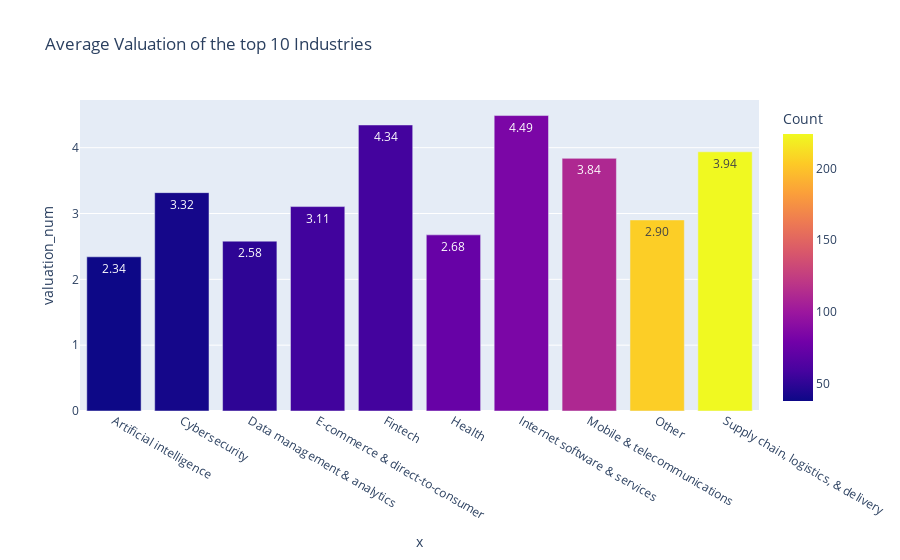

The code cell stored with this chart in its notebook:
### Code cell
industry = companies.loc[companies['Industry'].isin(companies['Industry'].value_counts().index[:10])]
industryvalues = industry.groupby('Industry')['valuation_num'].mean().to_frame()
industryvalues['Count'] = industry['Industry'].value_counts()

fig = px.bar(industryvalues.sort_values('Count') ,x=industryvalues.index,y='valuation_num', text_auto='.3s',
             title='Average Valuation of the top 10 Industries',color='Count', color_discrete_sequence=px.colors.qualitative.D3)
fig.update_traces(textposition='inside',cliponaxis=False, textangle=0)
fig.show()

### Figure 1 — Plotly figure (JSON) as saved in the notebook; plotly's stock layout.template omitted (floating-point values rounded to 4 significant figures)
{"data": [{"alignmentgroup": "True", "cliponaxis": false, "hovertemplate": "x=%{x}<br>valuation_num=%{y}<br>Count=%{marker.color}<extra></extra>", "legendgroup": "", "marker": {"color": [38, 41, 50, 57, 58, 74, 84, 111, 205, 224], "coloraxis": "coloraxis", "pattern": {"shape": ""}}, "name": "", "offsetgroup": "", "orientation": "v", "showlegend": false, "textangle": 0, "textposition": "inside", "texttemplate": "%{y:.3s}", "type": "bar", "x": ["Artificial intelligence", "Cybersecurity", "Data management & analytics", "E-commerce & direct-to-consumer", "Fintech", "Health", "Internet software & services", "Mobile & telecommunications", "Other", "Supply chain, logistics, & delivery"], "xaxis": "x", "y": [2.342, 3.317, 2.58, 3.105, 4.345, 2.676, 4.488, 3.838, 2.902, 3.938], "yaxis": "y"}], "layout": {"barmode": "relative", "coloraxis": {"colorbar": {"title": {"text": "Count"}}, "colorscale": [[0, "#0d0887"], [0.1111, "#46039f"], [0.2222, "#7201a8"], [0.3333, "#9c179e"], [0.4444, "#bd3786"], [0.5556, "#d8576b"], [0.6667, "#ed7953"], [0.7778, "#fb9f3a"], [0.8889, "#fdca26"], [1, "#f0f921"]]}, "legend": {"tracegroupgap": 0}, "title": {"text": "Average Valuation of the top 10 Industries"}, "xaxis": {"anchor": "y", "domain": [0, 1], "title": {"text": "x"}}, "yaxis": {"anchor": "x", "domain": [0, 1], "title": {"text": "valuation_num"}}}}
